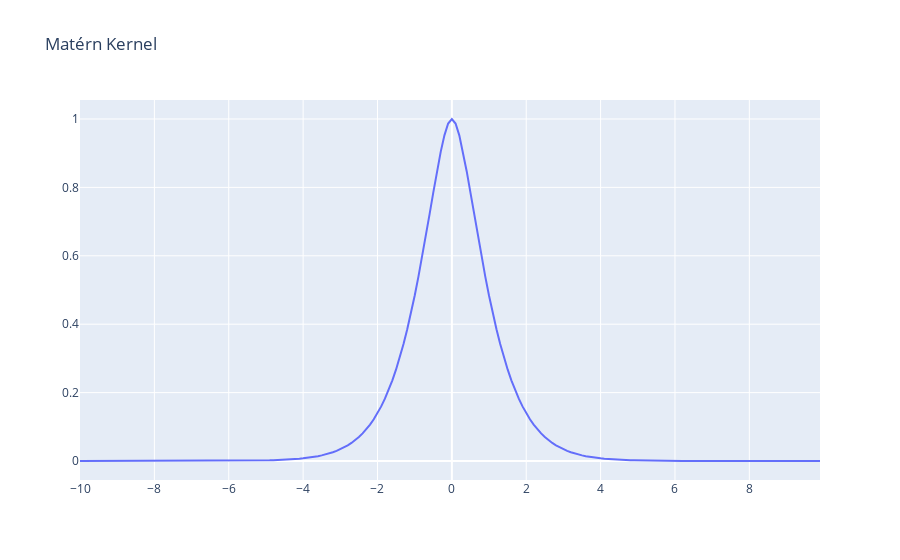

Notebook code cell kept with this figure:
### Markdown cell above
And the **Matérn kernel**.

### Code cell
x_lines = np.arange(-10, 10, 0.1)

# Initialize with default parameters for the Matérn kernel
kernel = MaternKernel()

# Create the initial plot
fig0 = go.Figure(data=[
    go.Scatter(
        x=x_lines,
        y=[kernel(x, 0) for x in x_lines],
        mode='lines'
    )
])

# Update the layout for clarity
fig0.update_layout(title='Matérn Kernel')

# Define the update function for interact
@interact(length=(0.1, 3, 0.1), nu=(0.5, 5.0, 0.5), argument_2=(-10, 10, 0.1))
def update(length=1.0, nu=1.5, argument_2=0):
    kernel = MaternKernel(length=length, nu=nu)
    fig0.data[0].y = [kernel(x, argument_2) for x in x_lines]
    fig0.show()

### Figure 1 — Plotly figure (JSON) as saved in the notebook; plotly's stock layout.template omitted (floating-point values rounded to 4 significant figures; data arrays with more than 128 entries replaced by an {"elided": "..."} marker saying what was removed)
{"data": [{"mode": "lines", "type": "scatter", "x": {"elided": "200 float values"}, "y": {"elided": "200 float values"}}], "layout": {"title": {"text": "Matérn Kernel"}}}
